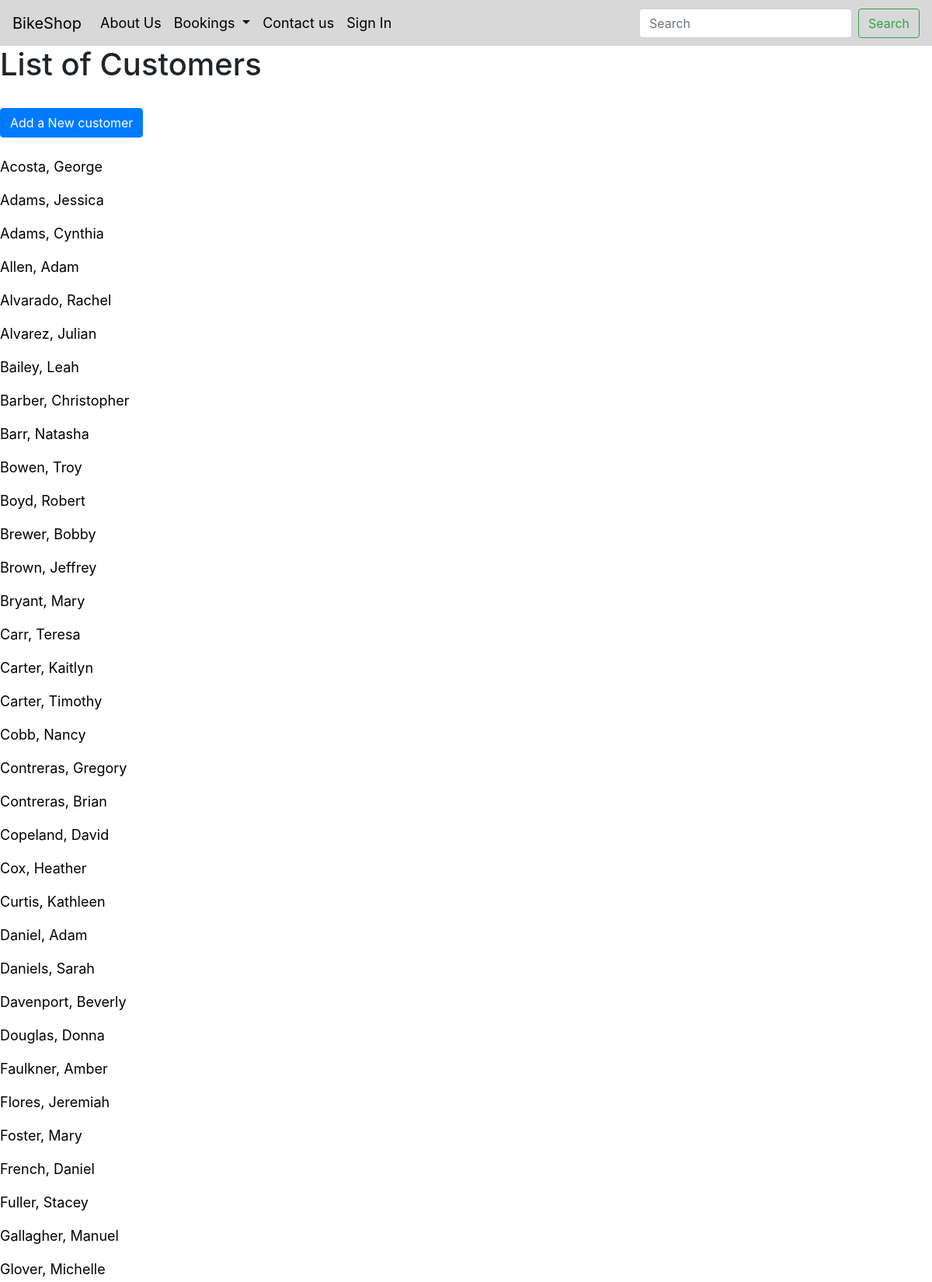
The app's page /customers/ (upper part) with its own data.
### rent/models.py (models this page shows, shortened)
class Customer(models.Model):
    first_name = models.CharField(max_length=30)
    last_name = models.CharField(max_length=30)
    email = models.EmailField(max_length=254)
    phone_number = models.CharField(max_length=30)
    address = models.CharField(max_length=100)
    city = models.CharField(max_length=30)
    country = models.CharField(max_length=50)

### rent/views.py (the view)
# urls.py: path('customers/', views.customers, name='customers'),
def customers(request):
    customer_list = models.Customer.objects.all().order_by('last_name')
    customer_list_dict = {
        'customers': customer_list
    }
    return render(request, "customers.html", customer_list_dict)

### rent/templates/customers.html (shortened to what this page needs)
{% extends 'base.html' %}
{% load static %}
{% block lego %}
<h1>List of Customers</h1> <br>
<a class="btn btn-primary" href="{% url 'add_newcustomer' %}"> Add a New customer </a>
<br> <br>
{% for customer in customers %}
<a class="customerlink" href="{% url 'customer_details' id=customer.id %}"> <p>{{customer.last_name}}, {{customer.first_name}}</p> </a>
{% endfor %}
{% endblock %}

### rent/templates/base.html (shortened to what this page needs)
<!DOCTYPE html>
<html lang="en">
<head>
    <link rel="stylesheet" href="https://stackpath.bootstrapcdn.com/bootstrap/4.4.1/css/bootstrap.min.css">
</head>
<body>
    <nav class="navbar navbar-expand-lg navbar-color">
  <a class="navbar-brand nav-linktextcolor" href="{% url 'home' %}">BikeShop</a>
  <div class="collapse navbar-collapse" id="navbarSupportedContent">
    <ul class="navbar-nav mr-auto">
      <li class="nav-item active">
        <a class="nav-link nav-linktextcolor" href="#">About Us<span class="sr-only">(current)</span></a>
      </li>
      <li class="nav-item dropdown">
        <a class="nav-link dropdown-toggle nav-linktextcolor" href="#" id="navbarDropdown" role="button" data-toggle="dropdown" aria-haspopup="true" aria-expanded="false">
          {% if request.user.is_staff %}
            Our Lists
            </a>
                <div class="dropdown-menu" aria-labelledby="navbarDropdown">
                  <a class="dropdown-item nav-linktextcolor" href="{% url 'customers' %}">List of Customers</a>
                  <a class="dropdown-item nav-linktextcolor" href="{% url 'vehicles' %}">List of Vehicles</a>
                  <div class="dropdown-divider"></div>
                  <a class="dropdown-item nav-linktextcolor" href="{% url 'rentals' %}">List of Bookings</a>
                </div>
                <li class="nav-item active">
                    <a class="nav-link nav-linktextcolor" href="#">Sales Stastics <span class="sr-only">(current)</span></a>
              </li>
          {% else %}
            Bookings
            </a>
          {% endif %}
      </li>
      <li class="nav-item active">
        <a class="nav-link nav-linktextcolor" href="#">Contact us<span class="sr-only">(current)</span></a>
      </li>
      {% if user.is_authenticated %}
          <li class="nav-item active nav-linktextcolor">
              <p>Hi {{ user.username }}!</p>
          </li>
          <li class="nav-item active">
            <a class="nav-link nav-linktextcolor" href="{% url 'logout' %}">logout<span class="sr-only">(current)</span></a>
          </li>
      {% else %}
            <li class="nav-item active">
              <a class="nav-link nav-linktextcolor" href="{% url 'login' %}">Sign In<span class="sr-only">(current)</span></a>
            </li>
      {% endif %}
    </ul>
    <form class="form-inline my-2 my-lg-0">
      <input class="form-control mr-sm-2" type="search" placeholder="Search" aria-label="Search">
      <button class="btn btn-outline-success my-2 my-sm-0" type="submit">Search</button>
    </form>
  </div>
</nav>
    {% block lego %}{% endblock%}
</body>
</html>

### rent/templates/customers.html (style rules this page uses)
.customerlink { color: black; }

### rent/templates/base.html (style rules this page uses)
a { font-size: 18px; color: white; }
.navbar-color { background: #d8d8d8; color: black; }
.nav-linktextcolor { color: black; }

### records on screen
Customer: last_name "Acosta", first_name "George"
Customer: last_name "Adams", first_name "Jessica"
Customer: last_name "Adams", first_name "Cynthia"
Customer: last_name "Allen", first_name "Adam"
Customer: last_name "Alvarado", first_name "Rachel"
Customer: last_name "Alvarez", first_name "Julian"
Customer: last_name "Bailey", first_name "Leah"
Customer: last_name "Barber", first_name "Christopher"
Customer: last_name "Barr", first_name "Natasha"
Customer: last_name "Bowen", first_name "Troy"
Customer: last_name "Boyd", first_name "Robert"
Customer: last_name "Brewer", first_name "Bobby"
Customer: last_name "Brown", first_name "Jeffrey"
Customer: last_name "Bryant", first_name "Mary"
Customer: last_name "Carr", first_name "Teresa"
Customer: last_name "Carter", first_name "Kaitlyn"
Customer: last_name "Carter", first_name "Timothy"
Customer: last_name "Cobb", first_name "Nancy"
Customer: last_name "Contreras", first_name "Gregory"
Customer: last_name "Contreras", first_name "Brian"
Customer: last_name "Copeland", first_name "David"
Customer: last_name "Cox", first_name "Heather"
Customer: last_name "Curtis", first_name "Kathleen"
Customer: last_name "Daniel", first_name "Adam"
Customer: last_name "Daniels", first_name "Sarah"
Customer: last_name "Davenport", first_name "Beverly"
Customer: last_name "Douglas", first_name "Donna"
Customer: last_name "Faulkner", first_name "Amber"
Customer: last_name "Flores", first_name "Jeremiah"
Customer: last_name "Foster", first_name "Mary"
Customer: last_name "French", first_name "Daniel"
Customer: last_name "Fuller", first_name "Stacey"
Customer: last_name "Gallagher", first_name "Manuel"
Customer: last_name "Glover", first_name "Michelle"
